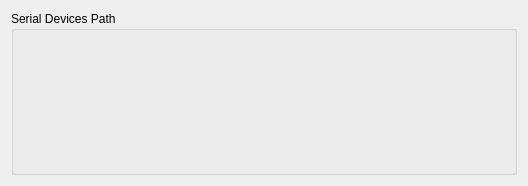
<ui version="4.0" >
 <class>UserConnection</class>
 <widget class="QWidget" name="UserConnection" >
  <property name="geometry" >
   <rect>
    <x>0</x>
    <y>0</y>
    <width>528</width>
    <height>186</height>
   </rect>
  </property>
  <layout class="QVBoxLayout" >
   <item>
    <widget class="KEditListBox" name="devicespath" >
     <property name="sizePolicy" >
      <sizepolicy vsizetype="Preferred" hsizetype="Preferred" >
       <horstretch>0</horstretch>
       <verstretch>0</verstretch>
      </sizepolicy>
     </property>
     <property name="title" >
      <string>Serial Devices Path</string>
     </property>
     <property name="buttons" >
      <set>KEditListBox::Add|KEditListBox::Remove</set>
     </property>
    </widget>
   </item>
  </layout>
 </widget>
 <customwidgets>
  <customwidget>
   <class>KEditListBox</class>
   <extends>QGroupBox</extends>
   <header>keditlistbox.h</header>
  </customwidget>
 </customwidgets>
 <resources/>
 <connections/>
</ui>
